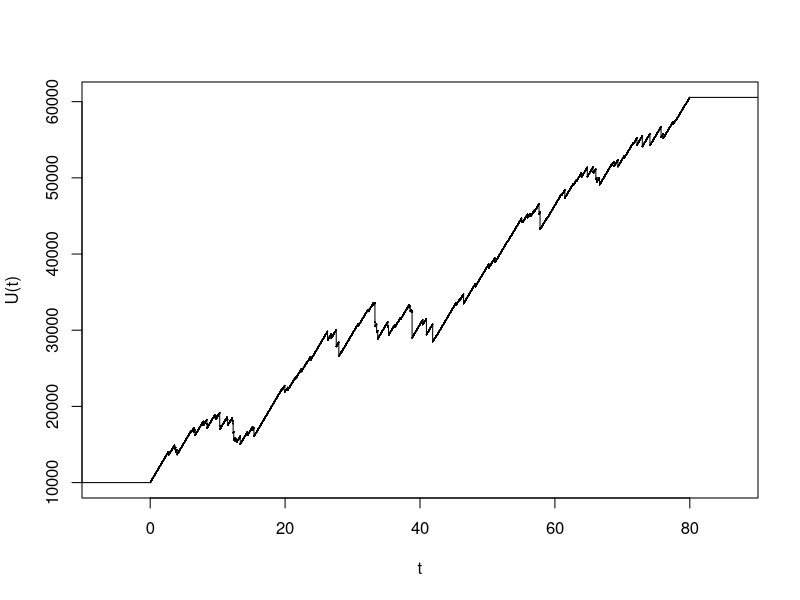

Reproduce this figure in R.
#generate a single run of the risk-reserve process

#tmax = right endpoint of time interval
#dt = increment size for random walk (smaller -> greater accuracy)
#lambda = claim arrival intensity parameter (lambda>0)
#mu = expected value of claim severity (mu>0)
#alpha = shape parameter of gp (alpha>0)
#beta = scale parameter of gp (beta>0)
#nu = parameter of mgf (0<nu<beta)
#theta = premium loading (theta>0)
#u0 = initial surplus of reserves (u0>0)


sim_ruin = function(tmax, dt, lambda, mu, alpha, beta, nu, theta, u0) {
  t = seq(0, tmax, dt) 
  #generate vector of jumps in gamma-time representative of global risk: 
  dG = rgamma(n = tmax/dt, shape = alpha*dt, scale = beta) 
  #generate the gamma-subordinated poisson process:
  dN = rpois(n = length(dG), lambda = lambda*dG) 
  #generate the gamma process:
  G = append(0, cumsum(dG))
  #generate vector of claim sizes (if no claim occurs, size = 0):
  claims = 0 #at time 0, no claim occurs
  for (i in 1:length(dN)) { 
    if (dN[i] == 0) {
      claims = append(claims, 0) 
    } else {
      claims = append(claims, sum(rexp(dN[i], rate = 1/mu)))
    }
  }
  #scale claim size according to gamma-exponential martingale "risk factor" wrt time of claim occurrence:
  surplus = cumsum(exp(nu*G)*(1 - nu/beta)^(alpha*t)*claims) 
  ruin = u0 + lambda*mu*alpha*(1+theta)*t/beta - surplus 
  return(stepfun(t[-1], ruin)) 
}


plot(sim_ruin(80, 0.001, 3, 500, 1, 1, 0.1, 0, 10000), do.points = "FALSE", 
     xlab = "t", ylab = "U(t)", main = "")


sim_ruin1 = function(tmax, dt, lambda, mu, alpha, beta, nu, theta, u0) {
  t = seq(0, tmax, dt)
  y = alpha*(nu/beta + log(1-nu/beta))
  surplus = cumsum(mu*lambda*alpha*(exp(t*y) - 1)/(beta*y) + 
    (lambda*alpha/beta)*(1 + lambda*alpha)*(t*exp(2*t*y)/2 + 
    (1 - exp(2*t*y))/(4*y^2))*append(0, rnorm(n = tmax/dt)))
  ruin = u0 + lambda*mu*alpha*(1+theta)*t/beta - surplus 
  return(stepfun(t[-1], ruin)) 
}
